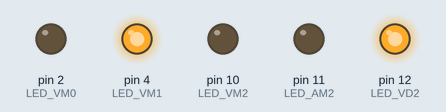
Simulated run of this sketch. Board: Arduino Uno, built with avr-gcc and run on an emulated ATmega328P. On the bench: output pins drawn as LEDs (lit = HIGH).

Above: at 0.5 s.
At 2.5 s:
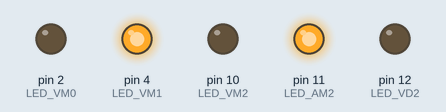
At 4.5 s:
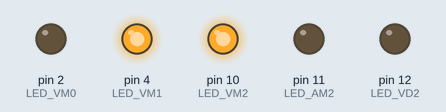
At 5.5 s:
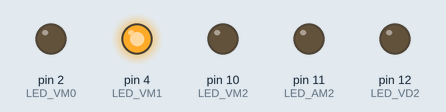
Timing chart, 0 to 7.8 s (numbered marks = the images above):
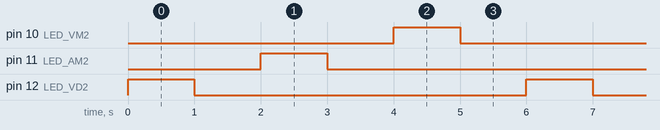

The sketch:

10595ebca54950b1aaa38cedaa92599e.ino
```cpp
int LED_VD2 = 12;
int LED_AM2 = 11;
int LED_VM2 = 10;

// Decodificador do MUX.******************
int LED_VM0 = 2;
int LED_VM1 = 4;
//****************************************

// O método setup() roda uma vez, quando o programa inicia
void setup()
{
  pinMode(LED_VD2, OUTPUT);  // Inicializa o pino digital como uma saída
  pinMode(LED_AM2, OUTPUT); // Inicializa o pino digital como uma saída
  pinMode(LED_VM2, OUTPUT);
  // Decodificador do MUX.**********************************************
  pinMode(LED_VM0,OUTPUT);  // Pino_2 - Decodificador do Conjunto bit_0
  pinMode(LED_VM1,OUTPUT);  // Pino_4 - Decodificador do Conjunto bit_1
  // Habilita MUX - 02 - Display 7 Segmentos
  digitalWrite(LED_VM0, LOW);   // LED VM0
  digitalWrite(LED_VM1, HIGH);   // LED VM1
  //********************************************************************

}

void loop() {
  digitalWrite(LED_VD2, HIGH);  // acende o LED conectado ao pino digital 10
  // neste instante somente o ledPin1 está aceso
  delay(1000);                  // espera por um segundo
  digitalWrite(LED_VD2, LOW);   // apaga o LED conectado ao pino digital 10
  // neste instante os dois leds estão apagados
  delay(1000);                  // espera por um segundo
  digitalWrite(LED_AM2, HIGH);  // acende o LED conectado ao pino digital 11
  // neste instante somente o ledPin2 está aceso
  delay(1000);                  // espera por um segundo
  digitalWrite(LED_AM2, LOW);   // apaga o LED conectado ao pino digital 11
  // neste instante os dois leds estão apagados
  delay(1000);                  // espera por um segundo
  digitalWrite(LED_VM2, HIGH);  // acende o LED conectado ao pino digital 12
  // neste instante somente o ledPin2 está aceso
  delay(1000);                  // espera por um segundo
  digitalWrite(LED_VM2, LOW);   // apaga o LED conectado ao pino digital 12
  delay(1000);
}
```

Measured:
- by itself, pin 10 (LED_VM2), pin 11 (LED_AM2), pin 12 (LED_VD2): alternates HIGH for 1.0 s and LOW for 5.0 s
- by itself, everything shown: repeats every 6.0 s, in 6 steps
